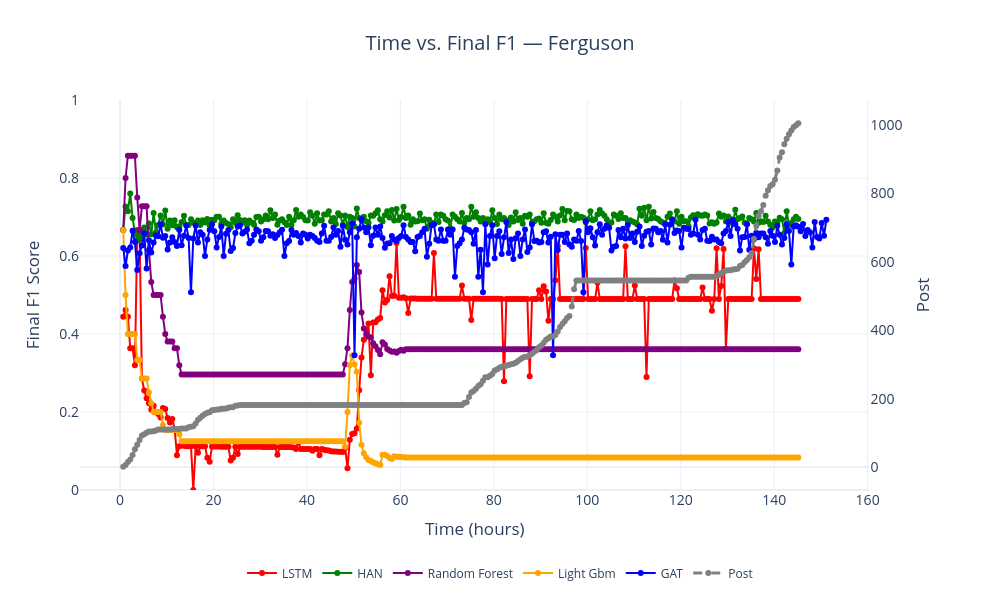

The code cell stored with this chart in its notebook:
### Code cell
df_filtered = df_all_tl[df_all_tl['dataset'] == 'ferguson'].copy()

# Ensure x-axis is sorted and numeric (or datetime), convert if necessary
# If time_cut_hours is numeric:
df_filtered['time_cut_hours'] = pd.to_numeric(df_filtered['time_cut_hours'], errors='coerce')
df_filtered = df_filtered.dropna(subset=['time_cut_hours']).sort_values('time_cut_hours')

# Aggregate POST once per time_cut_hours (take first or mean — choose what makes sense)
df_post = (
    df_filtered.groupby('time_cut_hours', as_index=False)
               .agg({'post': 'first'})   # change 'first' to 'mean' if preferred
               .sort_values('time_cut_hours')
)

# Create figure with secondary y-axis
fig = make_subplots(specs=[[{"secondary_y": True}]])

# Plot Final F1 for each model on primary y-axis
models = df_filtered['model'].unique()
colors = ['red', 'green', 'purple', 'orange', 'blue', 'brown']  # extend if needed

for i, model in enumerate(models):
    df_model = df_filtered[df_filtered['model'] == model].sort_values('time_cut_hours')
    fig.add_trace(
        go.Scatter(
            x=df_model['time_cut_hours'],
            y=df_model['metrics.final_f1'],
            mode='lines+markers',
            name=str(model),
            line=dict(color=colors[i % len(colors)])
        ),
        secondary_y=False,
    )

# Add single POST line on secondary y-axis (right)
fig.add_trace(
    go.Scatter(
        x=df_post['time_cut_hours'],
        y=df_post['post'],
        mode='lines+markers',
        name='Post',
        line=dict(color='gray', width=3, dash='dash'),
        marker=dict(symbol='circle')
    ),
    secondary_y=True,
)

# Layout & axes
fig.update_layout(
    title="Time vs. Final F1 — Ferguson",
    title_x=0.5,
    template='plotly_white',
    width=1000,
    height=600,
    font=dict(size=14),
    legend=dict(orientation="h", yanchor="bottom", y=-0.25, xanchor="center", x=0.5, font=dict(size=12))
)

fig.update_xaxes(title_text="Time (hours)")
fig.update_yaxes(title_text="Final F1 Score", range=[0, 1], secondary_y=False)
fig.update_yaxes(title_text="Post", secondary_y=True, showgrid=False)

fig.show()

### Figure 1 — Plotly figure (JSON) as saved in the notebook; plotly's stock layout.template omitted (floating-point values rounded to 4 significant figures; data arrays with more than 128 entries replaced by an {"elided": "..."} marker saying what was removed)
{"data": [{"line": {"color": "red"}, "mode": "lines+markers", "name": "LSTM", "type": "scatter", "x": {"elided": "290 float values"}, "xaxis": "x", "y": {"elided": "290 float values"}, "yaxis": "y"}, {"line": {"color": "green"}, "mode": "lines+markers", "name": "HAN", "type": "scatter", "x": {"elided": "290 float values"}, "xaxis": "x", "y": {"elided": "290 float values"}, "yaxis": "y"}, {"line": {"color": "purple"}, "mode": "lines+markers", "name": "Random Forest", "type": "scatter", "x": {"elided": "290 float values"}, "xaxis": "x", "y": {"elided": "290 float values"}, "yaxis": "y"}, {"line": {"color": "orange"}, "mode": "lines+markers", "name": "Light Gbm", "type": "scatter", "x": {"elided": "290 float values"}, "xaxis": "x", "y": {"elided": "290 float values"}, "yaxis": "y"}, {"line": {"color": "blue"}, "mode": "lines+markers", "name": "GAT", "type": "scatter", "x": {"elided": "302 float values"}, "xaxis": "x", "y": {"elided": "302 float values"}, "yaxis": "y"}, {"line": {"color": "gray", "dash": "dash", "width": 3}, "marker": {"symbol": "circle"}, "mode": "lines+markers", "name": "Post", "type": "scatter", "x": {"elided": "302 float values"}, "xaxis": "x", "y": {"elided": "302 int values"}, "yaxis": "y2"}], "layout": {"font": {"size": 14}, "height": 600, "legend": {"font": {"size": 12}, "orientation": "h", "x": 0.5, "xanchor": "center", "y": -0.25, "yanchor": "bottom"}, "title": {"text": "Time vs. Final F1 — Ferguson", "x": 0.5}, "width": 1000, "xaxis": {"anchor": "y", "autorange": true, "domain": [0, 0.94], "range": [-8.583, 160.4], "title": {"text": "Time (hours)"}, "type": "linear"}, "yaxis": {"anchor": "x", "domain": [0, 1], "range": [0, 1], "title": {"text": "Final F1 Score"}, "type": "linear"}, "yaxis2": {"anchor": "x", "autorange": true, "overlaying": "y", "range": [-66.89, 1072.0], "showgrid": false, "side": "right", "title": {"text": "Post"}, "type": "linear"}}}
